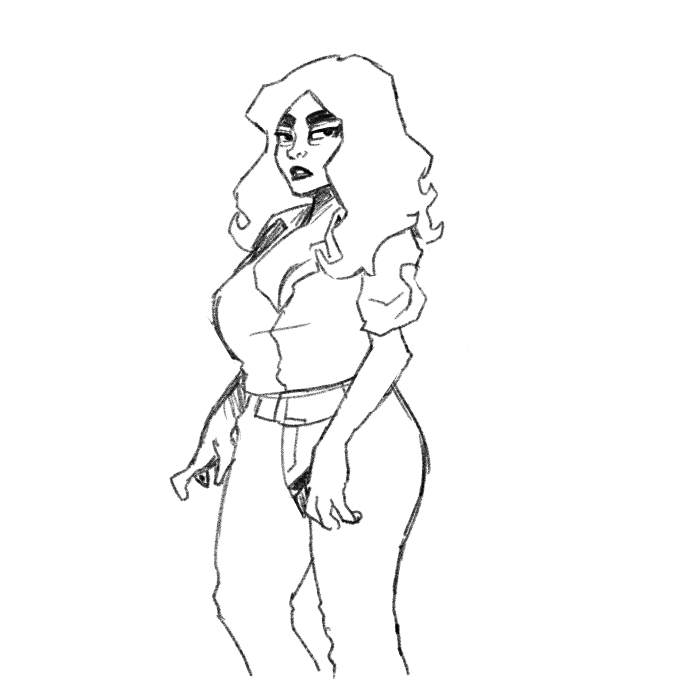
#> input picture NewInTown/game/images/Characters/Amber/SK/NAT_CH_AMBER_Eyeroll_SK_v01.png, 2048 x 2048 px (shown at 1/3 size); its folder holds only this picture in this run
$ python clean_sketches.py ../game/images/Characters/Amber/SK 5
#> lines starting #> are read from the running program, lines starting #| are printed output that depends on the picture; after the words box and inside, x2 and y2 are one past the last pixel; in counts of white or black regions, pixels touching at a corner belong together
# -*- coding: utf-8 -*-
"""Prepare a folder of sketch scans for use as in-game stand-in sprites.

The artist's roughs arrive in two shapes, and both need work before Ren'Py
can draw them next to finished art:

  --key-white     The scan is flattened onto an opaque white page (MC's
                  batch). Drawn as-is it would put a white box on the
                  stage. The page is keyed out to transparency by flood
                  filling white inwards from the canvas border, so white
                  ENCLOSED by the drawing - an unfilled hand, teeth - is
                  kept. On by default when the file has no transparency.

  --strip-labels  The pose name is handwritten beside the head (Ms. Lopez
                  and Amber's batches). It never touches the drawing, so
                  it survives as its own ink component: anything that is
                  not the figure and finishes above --label-zone is
                  handwriting. Off by default - MC's batch has no labels,
                  and running this on it would eat the motion marks over
                  his head in Laughing.

  --align         The scans are not drawn on a consistent mark. Across
                  Amber's nine the hip centre wanders 375px, which would
                  make her jump sideways every time the pose changed.
                  `x` (default) puts the hip centre on the canvas centre
                  line; `xy` also puts the top of the head on --head-y;
                  `none` leaves the art where it was drawn.
                  Use plain `x` when a pose legitimately changes the
                  silhouette's height - MC's hair stands up in Worried,
                  and aligning head-tops would shove that whole drawing
                  35px down.

After this, one CHAR_FRAME row in SpriteFraming.rpy describes every pose of
that character.

  python tools/clean_sketches.py game/images/Characters/MC 1881
  python tools/clean_sketches.py game/images/Characters/Amber 1552 --strip-labels --align xy

The second argument is head-top to knee in source pixels - the same number
that goes in the character's CHAR_FRAME row. Cleaned copies are written to
<char-folder>/SK/; the scans themselves are never touched.
"""
import argparse, glob, os
import numpy as np
from scipy import ndimage
from PIL import Image

ap = argparse.ArgumentParser()
ap.add_argument('folder')
ap.add_argument('knee_span', type=int, help='head-top to knee, in source px')
ap.add_argument('--key-white', dest='key', action='store_true', default=None)
ap.add_argument('--no-key-white', dest='key', action='store_false')
ap.add_argument('--strip-labels', action='store_true')
ap.add_argument('--label-zone', type=int, default=430)
ap.add_argument('--align', choices=('x', 'xy', 'none'), default='x')
ap.add_argument('--head-y', type=int, default=160)
a = ap.parse_args()

dst = os.path.join(a.folder, 'SK')
if not os.path.isdir(dst):
    os.makedirs(dst)


def key_white(arr, thr=246):
    """True where the pixel is page, not drawing."""
    white = (arr[:, :, 0] >= thr) & (arr[:, :, 1] >= thr) & (arr[:, :, 2] >= thr)
    lab, _ = ndimage.label(white)
    edge = set(np.unique(np.concatenate([lab[0], lab[-1], lab[:, 0], lab[:, -1]])))
    edge.discard(0)
    return np.isin(lab, list(edge))


for f in sorted(glob.glob(os.path.join(a.folder, 'NAT_*.png'))):
    arr = np.array(Image.open(f).convert('RGBA'))
#> arr is the input picture: shape (2048, 2048, 4); mean R, G, B, A 243, 243, 243, 6.2
    H, W = arr.shape[:2]
#> H = 2048; W = 2048
    notes = []

    if a.key or (a.key is None and arr[:, :, 3].min() == 255):
        bg = key_white(arr)
        arr[bg] = (0, 0, 0, 0)
        notes.append('keyed %.0f%% page' % (100.0 * bg.sum() / bg.size))

    if a.strip_labels:
        ink = arr[:, :, 3] > 30
        lab, n = ndimage.label(ink, structure=np.ones((3, 3), np.uint8))
        sizes = ndimage.sum(ink, lab, range(1, n + 1))
        biggest = int(np.argmax(sizes)) + 1
        sl = ndimage.find_objects(lab)
        # Open line art can leave the figure in several pieces, so "is it the
        # biggest blob" is not enough on its own. What separates the two is
        # reach: every piece of the drawing extends down into the body, while
        # a letter is finished before the shoulders. Size is not a safe test -
        # one capital stroke is bigger than 5% of the figure.
        drop = [i for i in range(1, n + 1)
                if i != biggest and sl[i - 1][0].stop < a.label_zone]
        if drop:
            mask = np.isin(lab, drop)
            keep_ink = ink & ~mask
            mask = ndimage.binary_dilation(mask, iterations=3)  # take the halo
            mask &= ~keep_ink                                   # never bite the drawing
            arr[mask] = (0, 0, 0, 0)
            notes.append('erased %d label blob(s)' % len(drop))

    if a.align != 'none':
        ink = arr[:, :, 3] > 30
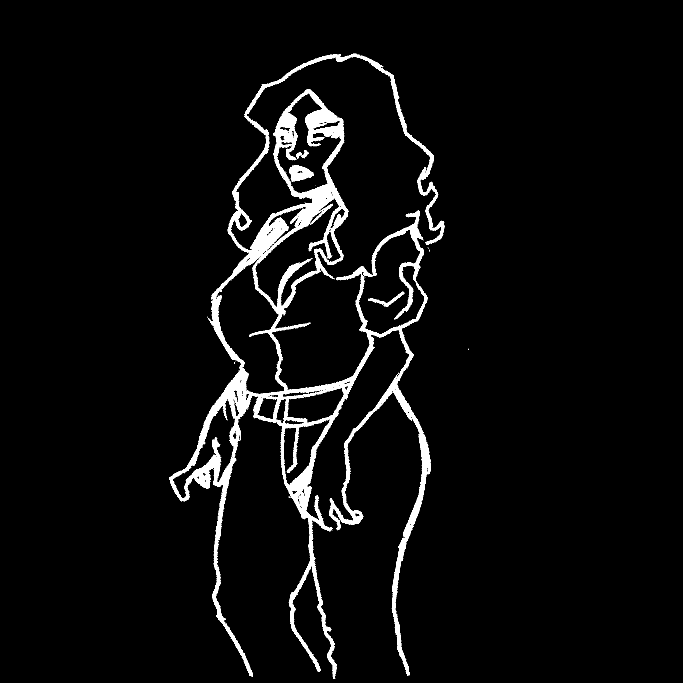
#> ink: shape (2048, 2048) bool (shown at 1/3 size); 4% white; 404 white regions (399 under 20 px), largest, box (x1, y1, x2, y2) and area: (508, 160, 1333, 2037) 164004, (867, 495, 942, 545) 2267, (1104, 875, 1213, 920) 847, (904, 450, 926, 475) 206, (888, 456, 905, 474) 160
        head = int(np.nonzero(ink.any(axis=1))[0].min())
#> head = 160
        # hip band: low enough to clear the arms, high enough to clear the legs
        y0, y1 = head + int(a.knee_span * 0.55), head + int(a.knee_span * 0.68)
#> y0 = 162; y1 = 163
        cols = np.nonzero(ink[y0:y1].any(axis=0))[0]
#> cols = [1058, 1059, 1060, 1061, 1062, 1063, 1064, 1065, 1066, 1067, 1068, 1070]
        cx = int((cols.min() + cols.max()) // 2)
#> cx = 1064
        dx = W // 2 - cx
#> dx = -40
        dy = (a.head_y - head) if a.align == 'xy' else 0
#> dy = 0
        arr = np.roll(np.roll(arr, dy, axis=0), dx, axis=1)
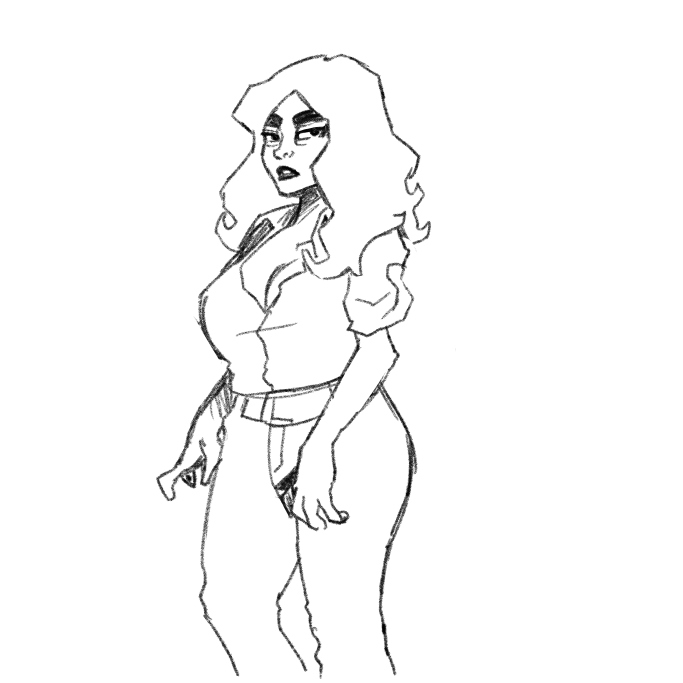
#> arr: shape (2048, 2048, 4) (shown at 1/3 size); mean R, G, B, A 243, 243, 243, 6.2; transparent parts drawn white
        notes.append('shift (%+d,%+d)' % (dx, dy))

    Image.fromarray(arr).save(os.path.join(dst, os.path.basename(f)))
    print('%-40s %s' % (os.path.basename(f), '; '.join(notes) or 'copied'))
#| NAT_CH_AMBER_Eyeroll_SK_v01.png          shift (-40,+0)

$ run again, on NewInTown/game/images/Characters/Amber/SK/NAT_CH_AMBER_Shy_SK_v01.png
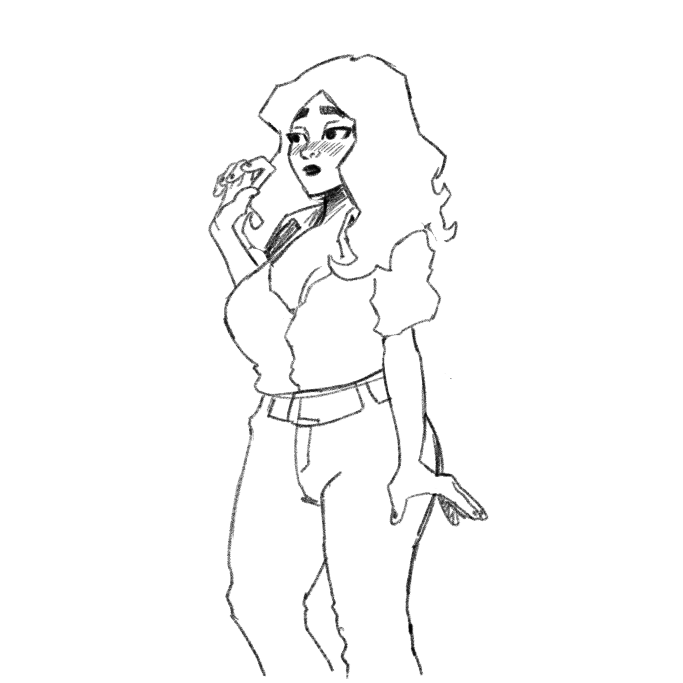
#> input picture NewInTown/game/images/Characters/Amber/SK/NAT_CH_AMBER_Shy_SK_v01.png, 2048 x 2048 px (shown at 1/3 size)
#> arr is the input picture: shape (2048, 2048, 4); mean R, G, B, A 244, 244, 244, 5.5
#> `ink = arr[:, :, 3] > 30`:
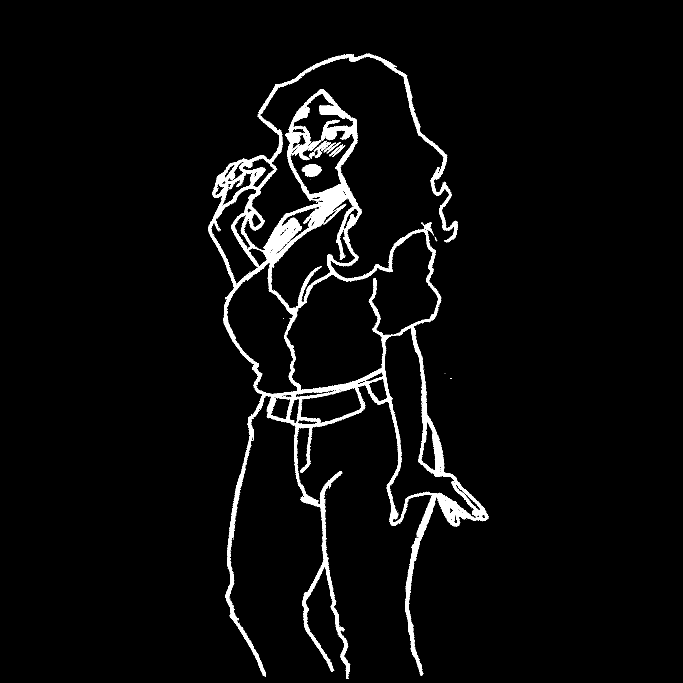
#> ink: shape (2048, 2048) bool (shown at 1/3 size); 3.7% white; 402 white regions (391 under 20 px), largest, box (x1, y1, x2, y2) and area: (624, 160, 1466, 2037) 150100, (905, 492, 966, 531) 1574, (941, 422, 986, 474) 515
#> head = 160
#> y0 = 162; y1 = 163
#> cols = [1098, 1099, 1100, 1101, 1102, 1103, 1104, 1105, 1106, 1107, 1108, 1110]
#> cx = 1104
#> dx = -80
#> dy = 0
#> `arr = np.roll(np.roll(arr, dy, axis=0), dx, axis=1)`:
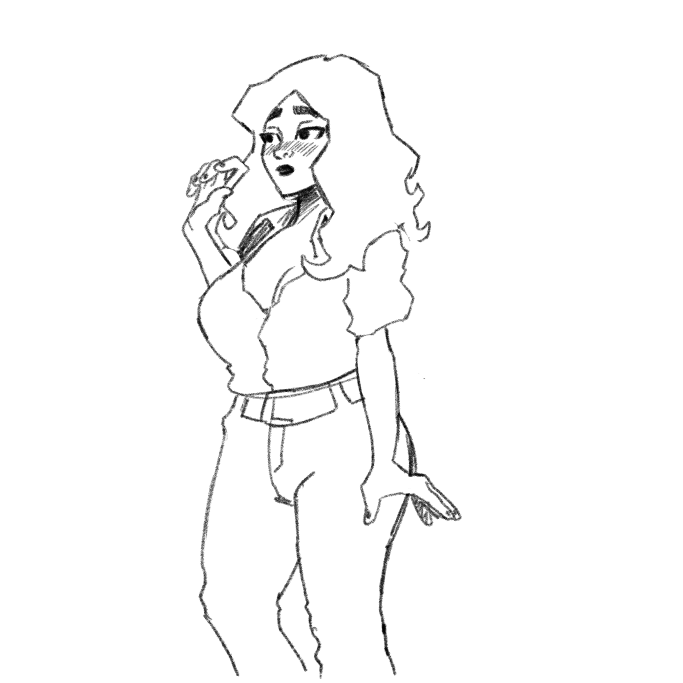
#> arr: shape (2048, 2048, 4) (shown at 1/3 size); mean R, G, B, A 244, 244, 244, 5.5; transparent parts drawn white
#| NAT_CH_AMBER_Shy_SK_v01.png              shift (-80,+0)

$ run again, on NewInTown/game/images/Characters/Amber/SK/NAT_CH_AMBER_Surprised_SK_v01.png
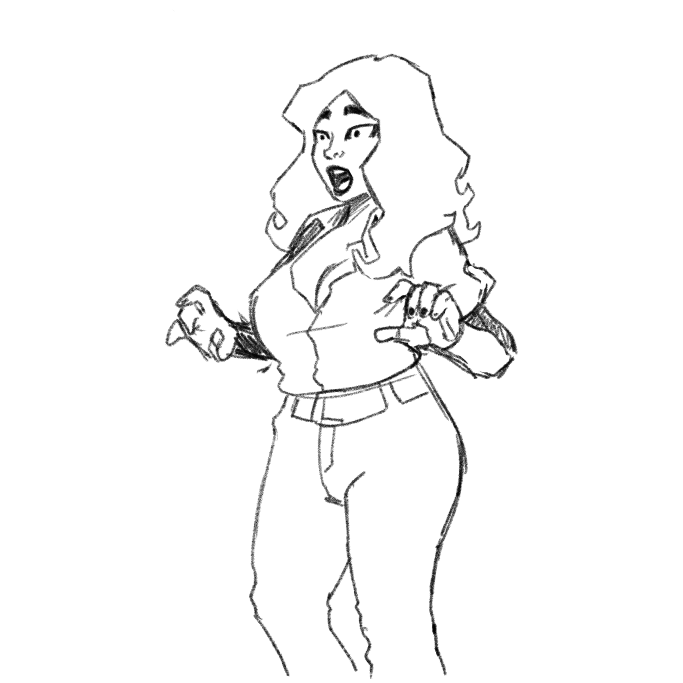
#> input picture NewInTown/game/images/Characters/Amber/SK/NAT_CH_AMBER_Surprised_SK_v01.png, 2048 x 2048 px (shown at 1/3 size)
#> arr is the input picture: shape (2048, 2048, 4); mean R, G, B, A 241, 241, 241, 7
#> `ink = arr[:, :, 3] > 30`:
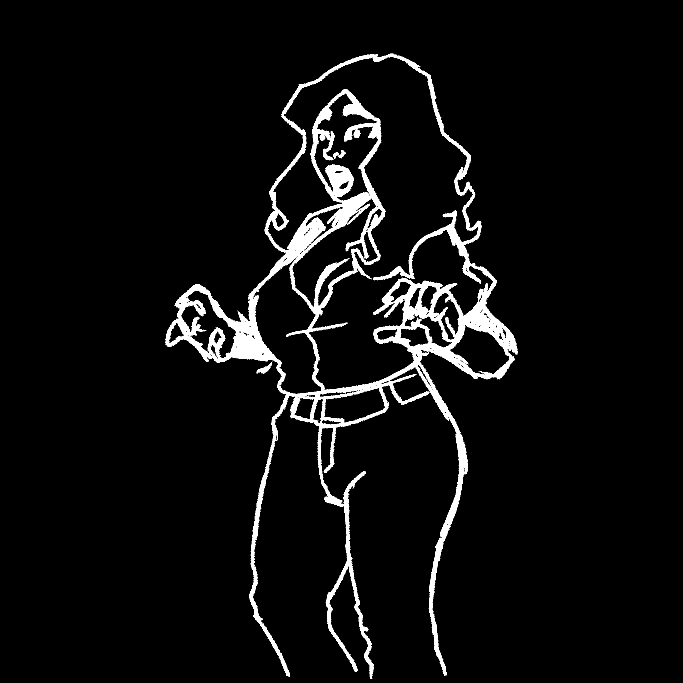
#> ink: shape (2048, 2048) bool (shown at 1/3 size); 4.5% white; 407 white regions (402 under 20 px), largest, box (x1, y1, x2, y2) and area: (495, 160, 1554, 2037) 187629, (770, 1085, 817, 1121) 506, (1433, 866, 1450, 902) 268, (1015, 450, 1037, 475) 206, (999, 456, 1016, 474) 160
#> head = 160
#> y0 = 162; y1 = 163
#> cols = [1169, 1170, 1171, 1172, 1173, 1174, 1175, 1176, 1177, 1178, 1179, 1181]
#> cx = 1175
#> dx = -151
#> dy = 0
#> `arr = np.roll(np.roll(arr, dy, axis=0), dx, axis=1)`:
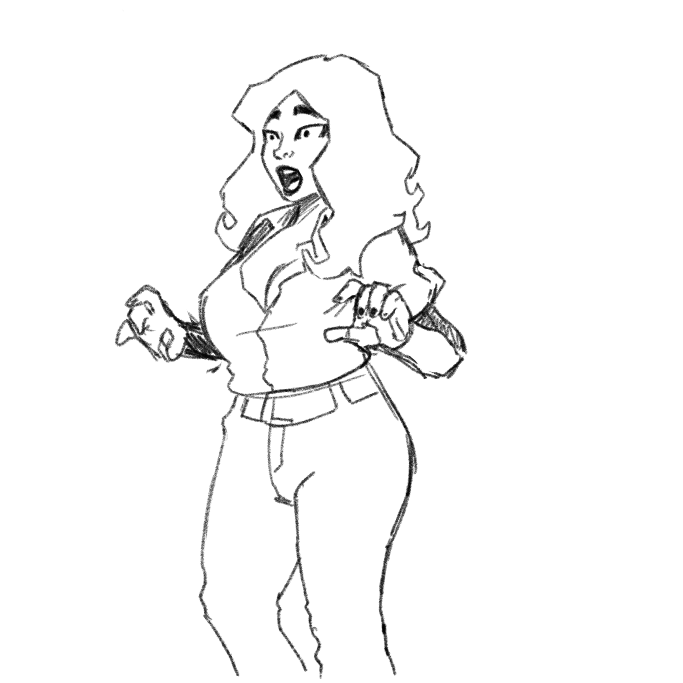
#> arr: shape (2048, 2048, 4) (shown at 1/3 size); mean R, G, B, A 241, 241, 241, 7; transparent parts drawn white
#| NAT_CH_AMBER_Surprised_SK_v01.png        shift (-151,+0)
